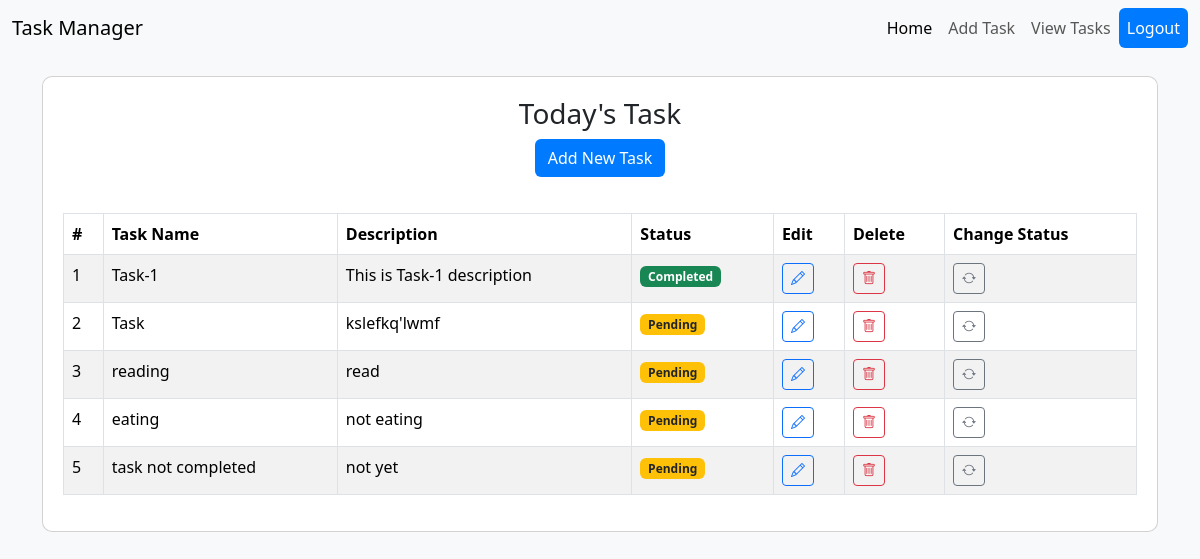
Page /index/ (signed in) on the committed database.
### app/models.py (models this page shows, shortened)
class Task(models.Model):
    task_name = models.CharField(max_length=255)
    description = models.TextField()
    status = models.CharField(max_length=20)

### app/views.py (the view)
# urls.py: path('index/', views.index, name = 'index'),
@login_required
def index(request):
    tasks = Task.objects.all()
    return render(request, 'index.html', {'tasks': tasks})

### app/templates/index.html (shortened to what this page needs)
{% load static %}
<!DOCTYPE html>
<html lang="en">
<head>
    <link rel="stylesheet" href="https://cdnjs.cloudflare.com/ajax/libs/bootstrap-icons/1.10.5/font/bootstrap-icons.min.css">
    <link href="https://cdn.jsdelivr.net/npm/bootstrap@5.3.3/dist/css/bootstrap.min.css" rel="stylesheet">
    <link rel="stylesheet" href="{% static 'assets/css/style.css' %}">
</head>
<body>
    <nav class="navbar navbar-expand-lg navbar-light bg-light">
        <div class="container-fluid">
            <a class="navbar-brand" href="#">Task Manager</a>
            <div class="collapse navbar-collapse" id="navbarNav">
                <ul class="navbar-nav ms-auto">
                    <li class="nav-item">
                        <a class="nav-link active" aria-current="page" href="{% url 'index' %}">Home</a>
                    </li>
                    <li class="nav-item">
                        <a class="nav-link" href="#" onclick="showAddTaskModal()">Add Task</a>
                    </li>
                    <li class="nav-item">
                        <a class="nav-link" href="{% url 'view_tasks' %}">View Tasks</a>
                    </li>
                    <li class="nav-item">
                        <a class="nav-link btn btn-custom" href="{% url 'logout' %}">Logout</a>
                    </li>
                </ul>
            </div>
        </div>
    </nav>
    {% block content %}
    <div class="container">
        <div class="card">
            <h3 class="card-title text-center">Today's Task</h3>
            <div class="text-center">
                <button class="btn btn-custom mb-3" onclick="showAddTaskModal()">Add New Task</button>
            </div>
            <table class="table table-striped table-bordered">
                <thead>
                    <tr>
                        <th>#</th>
                        <th>Task Name</th>
                        <th>Description</th>
                        <th>Status</th>
                        <th>Edit</th>
                        <th>Delete</th>
                        <th>Change Status</th>
                    </tr>
                </thead>
                <tbody>
                    {% for task in tasks %}
                    <tr>
                        <td>{{ forloop.counter }}</td>
                        <td>{{ task.task_name }}</td>
                        <td>{{ task.description }}</td>
                        <td>
                            {% if task.status == "Pending" %}
                            <span class="badge bg-warning text-dark">Pending</span>
                            {% else %}
                            <span class="badge bg-success">Completed</span>
                            {% endif %}
                        </td>
                        <td>
                            <button class="btn btn-outline-primary btn-sm" onclick="showEditTaskModal('{{ task.id }}', '{{ task.task_name }}', '{{ task.description }}', '{{ task.status }}')">
                                <i class="bi bi-pencil"></i>
                            </button>
                        </td>
                        <td>
                            <button class="btn btn-outline-danger btn-sm" onclick="showDeleteTaskModal('{{ task.id }}', '{{ task.task_name }}')">
                                <i class="bi bi-trash"></i>
                            </button>
                        </td>
                        <td>
                            <button class="btn btn-outline-secondary btn-sm" onclick="showChangeStatusModal('{{ task.id }}', '{{ task.task_name }}', '{{ task.status }}')">
                                <i class="bi bi-arrow-repeat"></i>
                            </button>
                        </td>
                    </tr>
                    {% empty %}
                    <tr>
                        <td colspan="7" class="text-center">No tasks available</td>
                    </tr>
                    {% endfor %}
                </tbody>
            </table>
        </div>
    </div>
    {% endblock %}
</body>
</html>

### static/assets/css/style.css (style rules this page uses)
body { background-color: #f8f9fa; }
.navbar { margin-bottom: 20px; }
.card { padding: 20px; border-radius: 10px; }
.table { margin-top: 20px; }
.btn-custom { background-color: #007bff; color: white; }

### rows in the picture
Task: task_name "Task-1", description "This is Task-1 description", status "Completed"
Task: task_name "Task", description "kslefkq'lwmf", status "Pending"
Task: task_name "reading", description "read", status "Pending"
Task: task_name "eating", description "not eating", status "Pending"
Task: task_name "task not completed", description "not yet", status "Pending"
